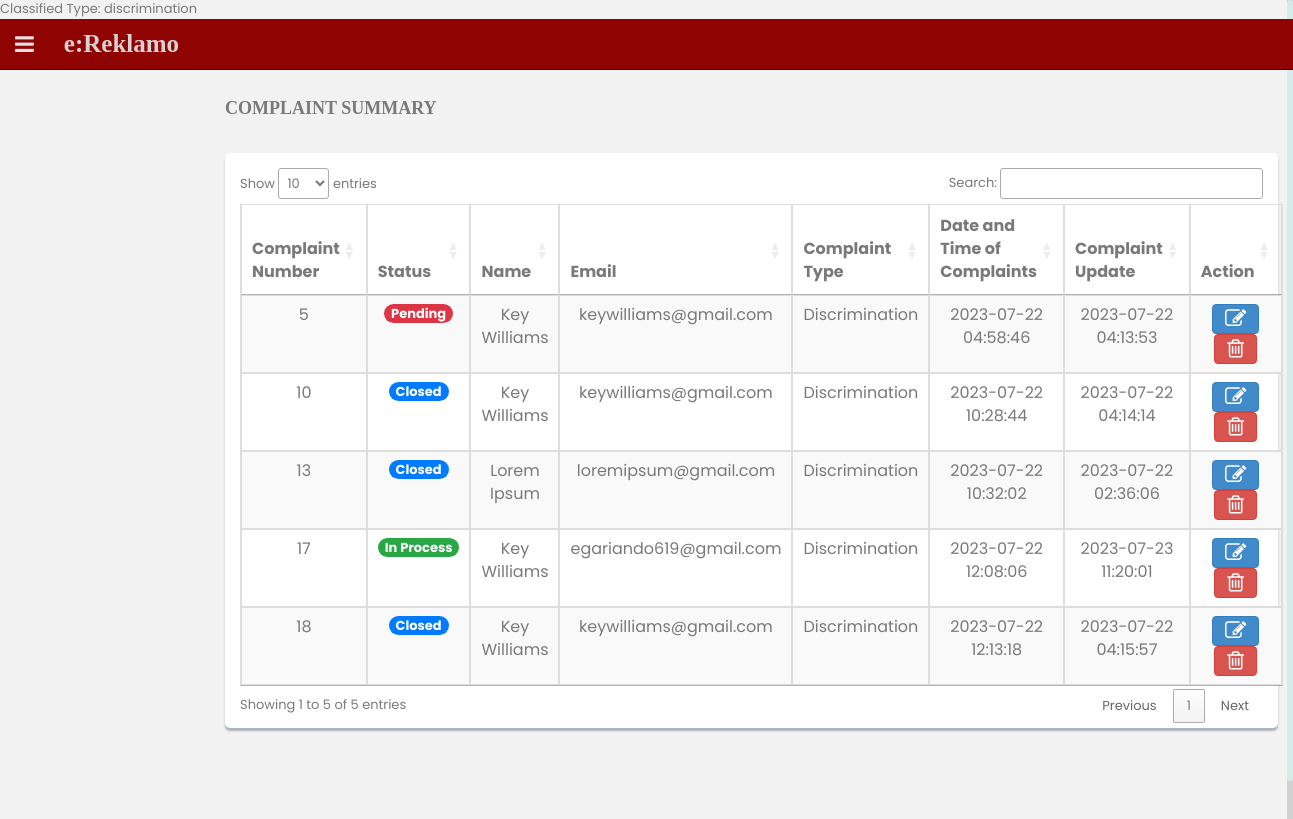
The app's page /admin/naive-classifier.php (signed in) with its own data.
### tables this page shows
CREATE TABLE `complaints` (
  `ComplainantName` varchar(255) NOT NULL,
  `Email` varchar(255) NOT NULL,
  `ComplaintID` varchar(20) NOT NULL,
  `ComplaintNumber` int(255) NOT NULL,
  `ComplaintType` varchar(255) NOT NULL,
  `Others` varchar(255) NOT NULL,
  `ComplaintDetails` longtext NOT NULL,
  `ComplaintFile` varchar(255) NOT NULL,
  `Status` varchar(255) DEFAULT NULL,
  `RegDate` datetime NOT NULL DEFAULT current_timestamp(),
  `Updated_Time` timestamp NOT NULL DEFAULT current_timestamp() ON UPDATE current_timestamp(),
  `Flag` tinyint(4) DEFAULT 0,
  `IsDeleted` tinyint(1) NOT NULL DEFAULT 0
);

### admin/naive-classifier.php (the view, shortened to what this page needs)
<?php
$trainingData = [
    ['complaint' => 'I experienced discrimination because of my race', 'type' => 'discrimination', 'language' => 'english'],
    ['complaint' => 'Naranasan ko ang diskriminasyon dahil sa aking lahi', 'type' => 'discrimination', 'language' => 'filipino'],
    ['complaint' => 'I am struggling with my academics', 'type' => 'academic issues', 'language' => 'english'],
    ['complaint' => 'Nahihirapan ako sa aking pag-aaral', 'type' => 'academic issues', 'language' => 'filipino'],
    ['complaint' => 'I witnessed teacher misconduct in the classroom', 'type' => 'teacher misconduct', 'language' => 'english'],
    ['complaint' => 'Nakakita ako ng di-maayos na pag-uugali ng guro sa silid-aralan', 'type' => 'teacher misconduct', 'language' => 'filipino'],
    ['complaint' => 'The school facilities are in poor condition', 'type' => 'facilities and infrastructure problems', 'language' => 'english'],
    ['complaint' => 'Ang mga pasilidad ng paaralan ay nasa masamang kalagayan', 'type' => 'facilities and infrastructure problems', 'language' => 'filipino'],
    ['complaint' => 'I feel unsafe and insecure in the school premises', 'type' => 'safety and security concerns', 'language' => 'english'],
    ['complaint' => 'Nararamdaman ko ang kawalan ng kaligtasan at katiyakan sa loob ng paaralan', 'type' => 'safety and security concerns', 'language' => 'filipino'],
];
function preprocess($complaint)
{
    $complaint = preg_replace("/[^a-zA-ZÀ-ÖØ-öø-ÿĀ-ž ]+/", "", $complaint);
    $complaint = strtolower($complaint);
    return $complaint;
}
function extractFeatures($complaint)
{
    $words = explode(" ", $complaint);
    $features = array_count_values($words);
    return $features;
}
function trainNaiveBayes($trainingData)
{
    $classCounts = [];
    $classFeatureCounts = [];
    $vocabulary = [];
    foreach ($trainingData as $data) {
        $complaint = preprocess($data['complaint']);
        $type = $data['type'];
        $language = $data['language'];
        if (!isset($classCounts[$type])) {
            $classCounts[$type] = 0;
        }
        $classCounts[$type]++;
        if (!isset($classFeatureCounts[$type][$language])) {
            $classFeatureCounts[$type][$language] = [];
        }
        $features = extractFeatures($complaint);
        foreach ($features as $feature => $count) {
            if (!isset($classFeatureCounts[$type][$language][$feature])) {
                $classFeatureCounts[$type][$language][$feature] = 0;
            }
            $classFeatureCounts[$type][$language][$feature] += $count;
            if (!in_array($feature, $vocabulary)) {
                $vocabulary[] = $feature;
            }
        }
    }
    $priorProbabilities = [];
    $totalComplaints = count($trainingData);
    foreach ($classCounts as $type => $count) {
        $priorProbabilities[$type] = $count / $totalComplaints;
    }
    $conditionalProbabilities = [];
    $vocabularySize = count($vocabulary);
    foreach ($classFeatureCounts as $type => $featuresByLanguage) {
        $conditionalProbabilities[$type] = [];
        foreach ($featuresByLanguage as $language => $features) {
            $totalFeatures = array_sum($features);
            foreach ($vocabulary as $word) {
                $count = isset($features[$word]) ? $features[$word] : 0;
                $probability = ($count + 1) / ($totalFeatures + $vocabularySize);
                $conditionalProbabilities[$type][$language][$word] = $probability;
            }
        }
    }
    return ['priorProbabilities' => $priorProbabilities, 'conditionalProbabilities' => $conditionalProbabilities];
}
function classifyComplaint($complaint, $priorProbabilities, $conditionalProbabilities)
{
    $complaint = preprocess($complaint);
    $features = extractFeatures($complaint);
    $classProbabilities = [];
    foreach ($priorProbabilities as $type => $priorProbability) {
        $classProbability = $priorProbability;
        foreach ($features as $feature => $count) {
            $conditionalProbability = isset($conditionalProbabilities[$type]['english'][$feature]) ? $conditionalProbabilities[$type]['english'][$feature] : (1 / (array_sum($conditionalProbabilities[$type]['english']) + count($conditionalProbabilities[$type]['english'])));
            $classProbability *= pow($conditionalProbability, $count);
        }
        $classProbabilities[$type] = $classProbability;
    }
    arsort($classProbabilities);
    $classifiedType = key($classProbabilities);
    return $classifiedType;
}
$trainedModel = trainNaiveBayes($trainingData);
$newComplaint = 'I experienced discrimination because of my race';
$classifiedType = classifyComplaint($newComplaint, $trainedModel['priorProbabilities'], $trainedModel['conditionalProbabilities']);
echo "Classified Type: " . $classifiedType;
?>
<!DOCTYPE html>
<html lang="en">
<head>
  <link rel="stylesheet" href="../assets/css/bootstrap.css">
  <link rel="stylesheet" href="../assets/font-awesome/css/font-awesome.css" />
  <link rel="stylesheet" href="../assets/css/style.css">
  <link rel="stylesheet" href="../assets/css/style-responsive.css">
   <link rel="stylesheet" href="//cdn.datatables.net/autofill/2.5.3/css/autoFill.bootstrap4.min.css">
   <link rel="stylesheet" href="https://cdn.datatables.net/1.11.3/css/jquery.dataTables.min.css">
  <link rel="stylesheet" href="https://cdn.datatables.net/buttons/1.7.1/css/buttons.bootstrap4.min.css">
</head>
<body>
  <?php include("../osas/sidebar.php"); ?>
  <?php include("../includes/header.php"); ?>
  <section id="container">
    <section id="main-content">
      <section class="wrapper">
        <h4 style="padding-bottom:10px; padding-top:10px; font-weight:bolder; font-family: 'Times New Roman', Times, serif;">COMPLAINT SUMMARY</h4>
        <div class="row mt">
          <div class="col-lg-12">
            <div class="content-panel">
              <section id="unseen">
                <table id="records" class="table table-bordered table-striped table-condensed">
                  <thead>
                    <tr>
                      <th>Complaint Number</th>
                      <th>Status</th>
                      <th>Name</th>
                      <th>Email</th>
                      <th>Complaint Type</th>
                      <th>Date and Time of Complaints</th>
                      <th>Complaint Update</th>
                      <th>Action</th>
                    </tr>
                  </thead>
                  <tbody>
                    <?php
                    $query = mysqli_query($conn, "SELECT * FROM complaints WHERE ComplaintType = 'discrimination'");
                    if (mysqli_num_rows($query) > 0) {
                      while ($row = mysqli_fetch_array($query)) {
                        ?>
                        <tr>
                          <td data-label="Complaint Number:" class="complaintNumber"><?php echo htmlentities($row['ComplaintNumber']); ?></td>
                          <td data-label="Status:">
                            <?php
                            $cStatus = $row['Status'];
                            $statusClass = "";
                            $statusText = "";
                            if ($cStatus == "" || $cStatus == NULL) {
                              $statusClass = "badge";
                              $statusStyle = "background-color: #dc3545; font-size:13px;";
                              $statusText = "Pending";
                            } else if ($cStatus == "In Process") {
                              $statusClass = "badge";
                              $statusStyle = "background-color: #28a745; font-size:13px;";
                              $statusText = htmlentities($row['Status']);
                            } else if ($cStatus == "Closed") {
                              $statusClass = "badge";
                              $statusStyle = "background-color: #007bff; font-size:13px;";
                              $statusText = htmlentities($row['Status']);
                            } else {
                              $statusClass = "badge";
                              $statusStyle = "background-color: gray; color: white;";
                              $statusText = htmlentities($row['Status']);
                            }
                            ?>
                            <span class="<?php echo $statusClass; ?>" style="<?php echo $statusStyle; ?>"><?php echo $statusText; ?></span>
                          </td>
                          <td data-label="Name:"><?php echo htmlentities($row['ComplainantName']); ?></td>
                          <td data-label="Email:"><?php echo htmlentities($row['Email']); ?></td>
                          <td data-label="Complaint Type:"><?php echo htmlentities($row['ComplaintType']); ?></td>
                          <td data-label="Registration Date:"><?php echo htmlentities($row['RegDate']); ?></td>
                          <td data-label="Complaint Update:"><?php echo htmlentities($row['Updated_Time']); ?></td>
                          <td data-label="Action:">
                            <button type="button" class="btn btn-primary fa fa-pencil-square-o fa-lg edit_btn" name="editData" data-toggle="modal" data-target="#editModal"></button>
                            <button type="button" class="btn btn-danger fa fa-trash-o fa-lg delete_btn" data-toggle="modal" data-target="#deleteModal"></button>
                          </td>
                        </tr>
                      <?php
                      }
                    } else {
                      ?>
                      <tr>
                        <td colspan="8" style="text-align: center;">No Data</td>
                      </tr>
                    <?php
                    }
                    ?>
                  </tbody>
                </table>
              </section>
            </div>
          </div>
        </div>
      </section>
    </section>
  </section>
</body>
</html>

### includes/header.php
<header class="header black-bg">
             <div class="sidebar-toggle-box">
                 <div class="fa fa-bars tooltips" data-placement="right" data-original-title="Toggle Navigation"></div>
             </div>
          <div class="navbar-brand sm-8"><b>e:Reklamo</b></div>
       </header>

### assets/css/style.css (style rules this page uses)
body { color: #797979; background: #f2f2f2; font-family: 'Lato', sans-serif; font-family: 'Poppins', sans-serif; padding: 0px !important; margin: 0px !important; font-size:13px; }
.table { width: 100%; border-collapse: collapse; }
.table td, .table th { padding: 12px 15px; border: 1px solid #ddd; text-align: center; }
.content-panel { padding: 15px; border-radius: 5px; box-shadow: 1px 3px 5px #b91818; }
#container { width: 100%; height: 100%; }
.mt { margin-top: 25px; }
#main-content { margin-left: 210px; }
.header, .footer { min-height: 10px; padding: 0 15px; }
.header { position: fixed; left: 0; right: 0; z-index: 1002; }
.black-bg { background: #8f0303; border-bottom: 1px solid #130303; }
.wrapper { display: inline-block; margin-top: 60px; padding-left: 15px; padding-right: 15px; padding-bottom: 15px; padding-top: 0px; width: 100%; }
.navbar-brand { color: #d8d1d1; font-family:'Times New Roman', Times, serif; font-size: 25px; }
.sidebar-toggle-box { float: left; padding-right: 15px; margin-top: 15px; }
.sidebar-toggle-box .fa-bars { cursor: pointer; display: inline-block; font-size: 22px; color: rgb(233, 225, 225); }
.content-panel { background: #ffffff; box-shadow: 0px 3px 2px #aab2bd; padding-top: 15px; padding-bottom: 5px; }

### records on screen
complaints: ComplaintNumber "5", statusText "Pending", ComplainantName "Key Williams", Email "keywilliams@gmail.com", ComplaintType "Discrimination", RegDate "2023-07-22 04:58:46", Updated_Time "2023-07-22 04:13:53"
complaints: ComplaintNumber "10", Status "Closed", ComplainantName "Key Williams", Email "keywilliams@gmail.com", ComplaintType "Discrimination", RegDate "2023-07-22 10:28:44", Updated_Time "2023-07-22 04:14:14"
complaints: ComplaintNumber "13", Status "Closed", ComplainantName "Lorem Ipsum", Email "loremipsum@gmail.com", ComplaintType "Discrimination", RegDate "2023-07-22 10:32:02", Updated_Time "2023-07-22 02:36:06"
complaints: ComplaintNumber "17", Status "In Process", ComplainantName "Key Williams", Email "egariando619@gmail.com", ComplaintType "Discrimination", RegDate "2023-07-22 12:08:06", Updated_Time "2023-07-23 11:20:01"
complaints: ComplaintNumber "18", Status "Closed", ComplainantName "Key Williams", Email "keywilliams@gmail.com", ComplaintType "Discrimination", RegDate "2023-07-22 12:13:18", Updated_Time "2023-07-22 04:15:57"

### other values on screen
$classifiedType "discrimination"
